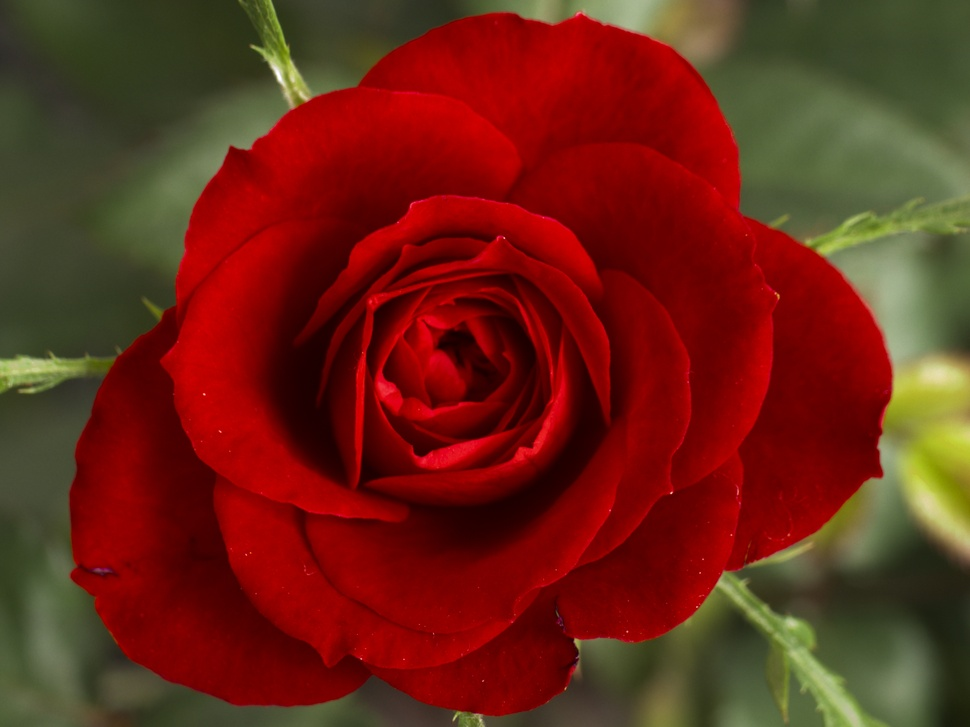
#> input picture Test 1/Small_Red_Rose.jpg, 970 x 727 px, shrunk from 2272 x 1704 before the run, found by its file name
$ jupyter execute Untitled.ipynb
#> lines starting #> are read from the running program, lines starting #| are printed output that depends on the picture; after the words box and inside, x2 and y2 are one past the last pixel; in counts of white or black regions, pixels touching at a corner belong together
### Test 1/myMath.py
def add (a,b):
	return(a+b)

### Test 1/Untitled.ipynb
[cell 1]
x=3
y=4
p=x+y
print(p)

[cell 2]
import math
val=math.pow(2,3)
print(val)

[cell 3]
import math as m
val=m.log(1000,10)
print(val)

[cell 4]
from math import factorial as fc
x=fc(5)
print(x)

[cell 5]
import myMath
x=myMath.add(2,4)
print(x)

[cell 6]
import matplotlib.pyplot as plt
import numpy as np
x=np.arange(0,100,2)
print(x)
y1=2*x+3
y2=np.power(x,2)
plt.plot(x,y1,'r--',label=' x vs y1')
plt.plot(x,y2,'g+',label=' x vs y2')
plt.legend()
plt.xlabel('x')
plt.ylabel('y')
plt.savefig('myGraph.png')
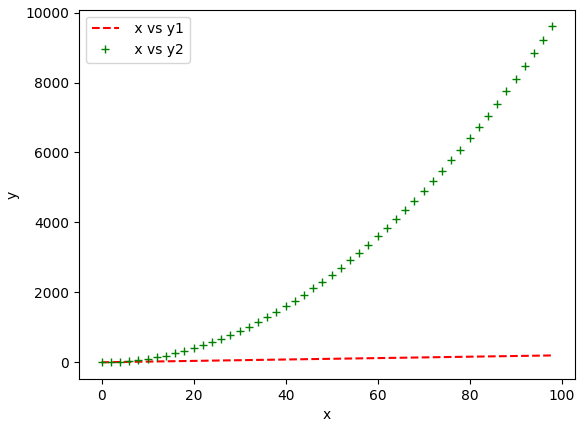
#> figure drawn by matplotlib, 1 panel; curve peaks at x = 98, y = 199; curve peaks at x = 98, y = 9604
plt.show()

[cell 7]
5+2

[cell 8]
import cv2
img = cv2.imread(r'C:\Users\acer\Desktop\ml\Test 1\Small_Red_Rose.jpg')
#> img is the input picture: shape (727, 970, 3); mean B, G, R 23.1, 38, 108.6
print(img.shape)
#| (727, 970, 3)
print(img[100,100])
#| [32 53 50]
img[:,100]=[0,255,255]
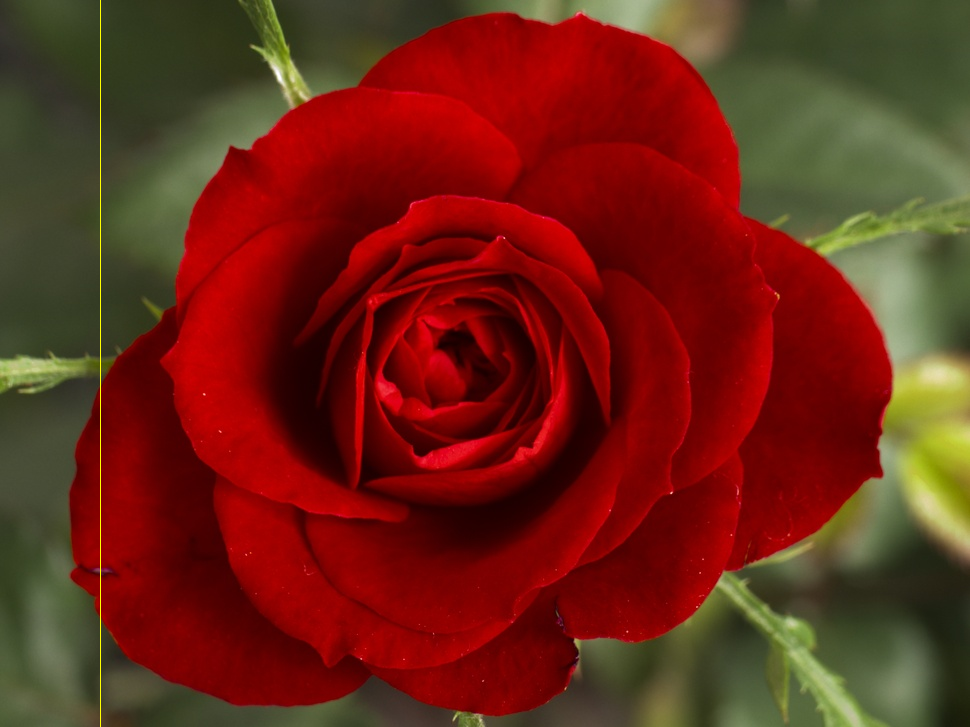
#> img: shape (727, 970, 3); 0.1% of pixels changed, all inside (x1, y1, x2, y2) = (100, 0, 101, 727)
cv2.imshow('live',img)
cv2.waitKey(0)
cv2.destroyAllWindows()
